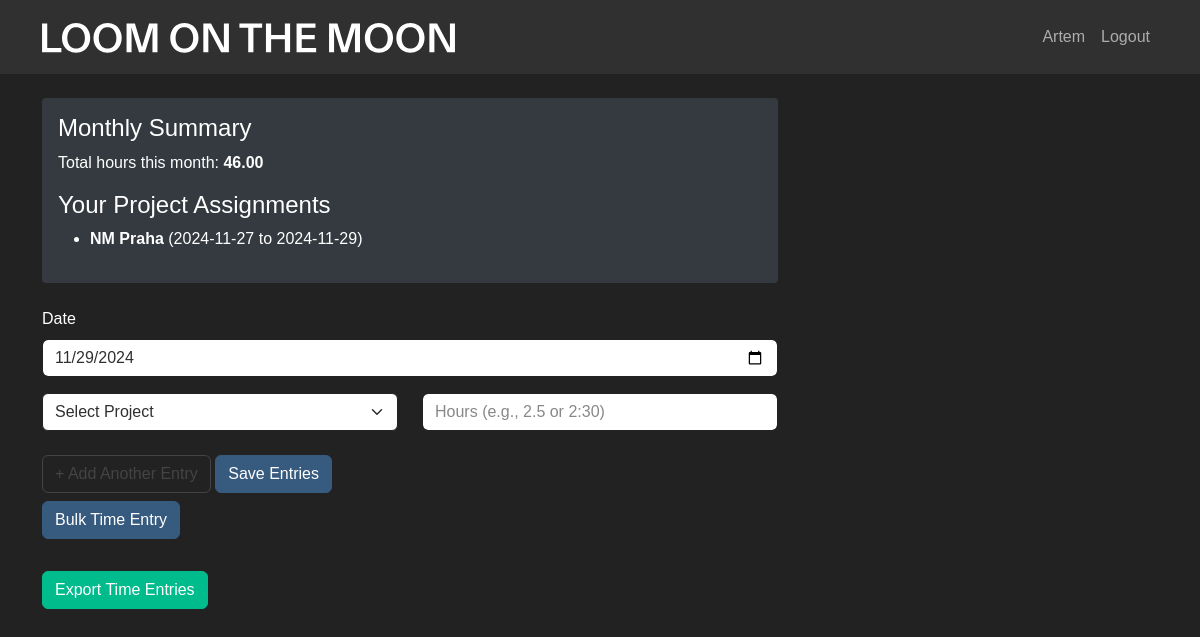
/ (signed in), run on an earlier commit of the app's database.
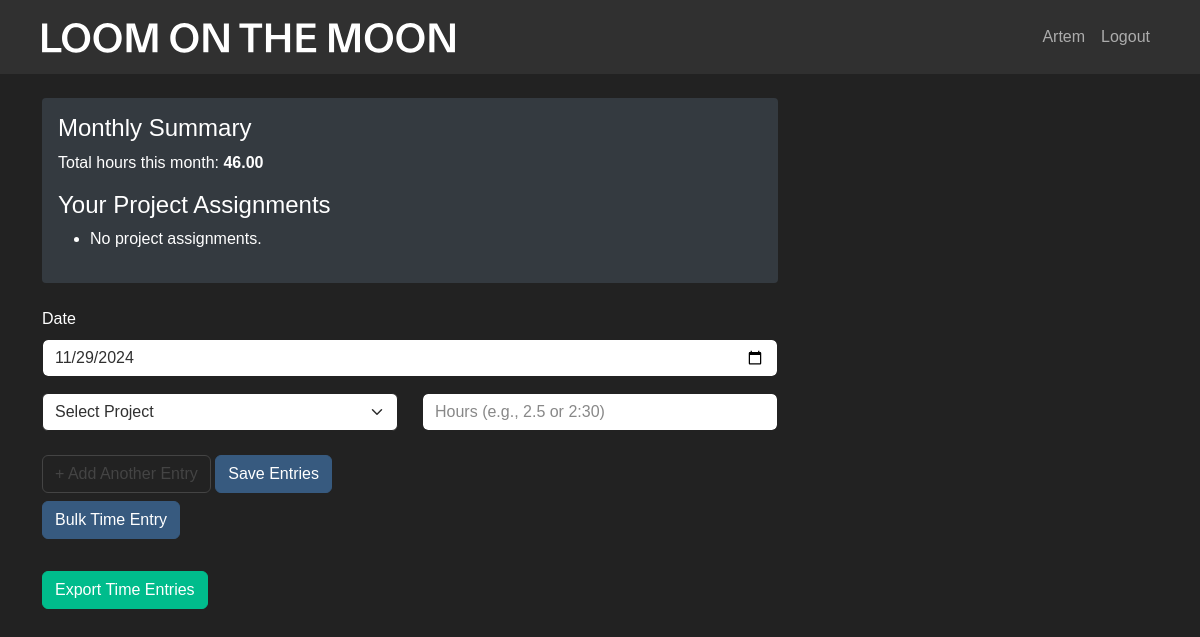
And on a later commit of the database.
### app/models.py (models this page shows)
class ProjectAssignment(db.Model):
    __tablename__ = 'project_assignment'
    id = db.Column(db.Integer, primary_key=True)
    user_id = db.Column(db.Integer, db.ForeignKey('user.id'), nullable=False)
    project_id = db.Column(db.Integer, db.ForeignKey('project.id'), nullable=False)
    start_date = db.Column(db.Date, nullable=False)
    end_date = db.Column(db.Date, nullable=False)
    user = db.relationship('User', backref=db.backref('assignments', cascade='all, delete-orphan'))
    project = db.relationship('Project', backref=db.backref('assignments', cascade='all, delete-orphan'))

class Project(db.Model):
    id = db.Column(db.Integer, primary_key=True)
    name = db.Column(db.String(100), unique=True, nullable=False)
    deadline = db.Column(db.Date, nullable=True)
    is_active = db.Column(db.Boolean, default=True)  # New field
    time_entries = db.relationship('TimeEntry', backref='project', lazy=True)

### app/main.py (the view)
@main.route('/')
@login_required
def index():
    if current_user.is_admin:
        projects = Project.query.all()
        users = User.query.all()
    else:
        projects = Project.query.filter_by(is_active=True).all()
        users = None
    current_month_hours = TimeEntry.query \
        .filter(TimeEntry.user_id == current_user.id) \
        .filter(extract('month', TimeEntry.date) == datetime.now().month) \
        .with_entities(func.sum(TimeEntry.hours)) \
        .scalar() or 0
    today = datetime.now().date()
    user_assignments = ProjectAssignment.query\
        .filter_by(user_id=current_user.id)\
        .filter(ProjectAssignment.start_date <= today)\
        .filter(ProjectAssignment.end_date >= today)\
        .all()
    return render_template(
        'index.html',
        projects=projects,
        users=users,
        current_month_hours=current_month_hours,
        user_assignments=user_assignments
    )

### app/__init__.py (called while the page is built)
def create_app():
    app = Flask(__name__)
    app.config['SECRET_KEY'] = 'your-secret-key-here'  # Change this in production
    app.config['SQLALCHEMY_DATABASE_URI'] = 'sqlite:///timetracker.db'
    db.init_app(app)
    login_manager.init_app(app)
    login_manager.login_view = 'auth.login'
    migrate.init_app(app, db)
    from .models import User
    @login_manager.user_loader
    def load_user(user_id):
        return User.query.get(int(user_id))
    from .auth import auth as auth_blueprint
    from .main import main as main_blueprint
    app.register_blueprint(auth_blueprint)
    app.register_blueprint(main_blueprint)
    with app.app_context():
        db.create_all()
    return app

### app/templates/index.html (shortened to what this page needs)
{% extends "base.html" %}
{% block content %}
<div class="row">
    <div class="col-md-8">
        <div class="monthly-summary">
            <h4>Monthly Summary</h4>
            <p>Total hours this month: <strong>{{ "%.2f"|format(current_month_hours) }}</strong></p>
            <h4>Your Project Assignments</h4>
            <ul>
                {% for assignment in user_assignments %}
                <li>
                    <strong>{{ assignment.project.name }}</strong>
                    ({{ assignment.start_date.strftime('%Y-%m-%d') }} to {{ assignment.end_date.strftime('%Y-%m-%d') }})
                </li>
                {% else %}
                <li>No project assignments.</li>
                {% endfor %}
            </ul>
        </div>
        <form id="timeEntryForm">
            <div class="mb-3">
                <label for="entry-date" class="form-label">Date</label>
                <input type="date" class="form-control" id="entry-date" required>
            </div>
            <div id="entries-container">
                <div class="entry-row row">
                    <div class="col-md-6">
                        <select class="form-select project-select" required>
                            <option value="">Select Project</option>
                        </select>
                    </div>
                    <div class="col-md-6">
                        <input type="text" class="form-control hours-input"
                            placeholder="Hours (e.g., 2.5 or 2:30)" required>
                    </div>
                </div>
            </div>
            <button type="button" class="btn btn-outline-secondary add-entry-btn"
                    onclick="addEntryRow()">+ Add Another Entry</button>
            <button type="submit" class="btn btn-primary">Save Entries</button>
        </form>
        <a href="{{ url_for('main.bulk_entry') }}" class="btn btn-primary">Bulk Time Entry</a>
        <div>
            <div class="export-section">
                <button type="button" class="btn btn-success"
                        onclick="showExportModal()">Export Time Entries</button>
            </div>
        </div>
    </div>
</div>
{% endblock %}

What changed in the data, as far as the page shows it:
no longer on this page (row edited): ProjectAssignment: project.name "NM Praha", start_date "2024-11-27", end_date "2024-11-29"
Also different on the page:
text now shown: "No project assignments."
